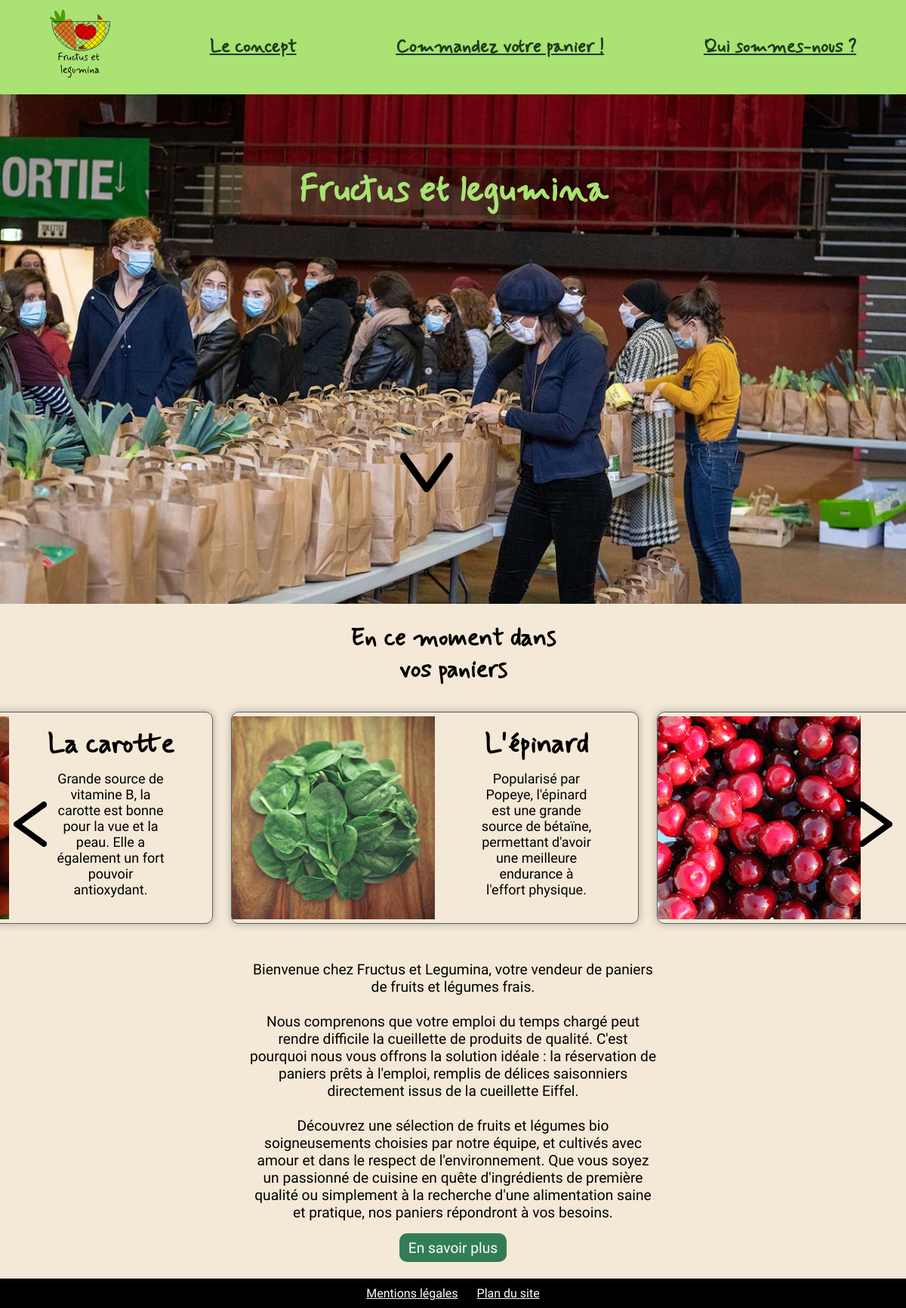
The page / on the database its author committed.
### tables this page shows
create table if not exists `203_ingredients` (
    `id_ingredient` bigint primary key auto_increment,
    `nom_ingredient` tinytext,
    `type` int,
     
    `saison` int,
     
    `description_ingredient` mediumtext
);

### index.php (the view, shortened to what this page needs)
<!DOCTYPE html>
<html lang="fr">
<head>
    <link rel="stylesheet" href="style.css">
</head>
<body>
    <header>
        <nav id="navigation">
            <a href="./index.php" class="logo" title="Lien pour aller vers l'accueil"><img src="./photos/logo.svg"
                    alt="Accueil"></a>
            <a href="./concept.php" title="Lien pour aller à la page concept">Le concept</a>
            <a href="./catalogue.php" title="Lien pour aller au catalogue">Commandez votre panier&nbsp;!</a>
            <a href="./quisommesnous.php" title="Lien pour aller à la page de présentation de l'équipe">Qui sommes-nous&nbsp;?</a>
        </nav>
        <div class="captioned-gallery" id="top">
            <div class="slider">
                <div>
                    <img src="./photos/photo-page-accueil-1.jpg" alt>
                </div>
            </div>
        </div>
        <h1 class="enTete">Fructus et legumina</h1>
        <a href="#contenu" title="Lien pour aller au contenu"><img src="./photos/fleche.svg" alt="Aller au contenu"
                width="70" class="appeleScroll"></a>
    </header>
    <h1 class="titre" id="contenu">En ce moment dans vos paniers</h1>
    <div class="sliderNouveautees">
        <div class="toutesNouveautees">
            <?php
            require('./bdconnect.php');
            $requete = "SELECT DISTINCT i.* FROM `zarka_resaweb`.`203_ingredients` i inner join `zarka_resaweb`.`203_ingredients_formule` fi on i.id_ingredient = fi.ext_id_ingredient inner join `zarka_resaweb`.`203_formules` f on fi.ext_id_formule = f.id_formule WHERE f.periode = MONTH(NOW());";
            $stmt = $db->query($requete);
            $result = $stmt->fetchAll(PDO::FETCH_ASSOC);
            for ($i = 0; $i < 6; $i++) {
                ?>
                <div class="nouveautee">
                    <img src="./photos/<?= $result[${"ingredient" . $i}]["id_ingredient"] ?>.jpg" alt="" width="50%">
                    <div class="texteNouveautee">
                        <h2>
                            <?= $result[${"ingredient" . $i}]["nom_ingredient"] ?>
                        </h2>
                        <p>
                            <?= $result[${"ingredient" . $i}]["description_ingredient"] ?>
                        </p>
                    </div>
                </div>
            <?php } ?>
        </div>
        <img src="./photos/fleche.svg" alt="" width="5%" class="sliderDroite">
        <img src="./photos/fleche.svg" alt="" width="5%" class="sliderGauche">
    </div>
    <p class="concept center">Bienvenue chez Fructus et Legumina, votre vendeur de paniers de fruits et légumes frais.
        <br><br>
        Nous comprenons que votre emploi du temps chargé peut rendre difficile la cueillette de produits de qualité.
        C'est pourquoi nous vous offrons la solution idéale : la réservation de paniers prêts à l'emploi, remplis de
        délices saisonniers directement issus de la cueillette Eiffel.
        <br><br>
        Découvrez une sélection de fruits et légumes bio soigneusements choisies par notre équipe, et cultivés avec amour et dans le respect de l'environnement. Que vous soyez un passionné de cuisine en quête d'ingrédients de première qualité ou
        simplement à la recherche d'une alimentation saine et pratique, nos paniers répondront à vos besoins.
        <br><br>
        <a href="./concept.php" class="lienFormule" title="redirection vers la page concept">En savoir plus</a>
    </p>
    <footer><a href="./mentionslegales.php" title="Lien pour aller aux mentions légales">Mentions légales</a><a
            href="./planSite.php" title="Lien pour aller au plan du site">Plan du site</a></footer>
</body>
</html>

### style.css (style rules this page uses)
*, *::before, *::after { box-sizing: border-box; }
html, body { width: 100%; margin: 0; font-family: 'Roboto', sans-serif; }
html { scroll-behavior: smooth; }
body { margin-top: 125px; background-color: #f4e9d7; }
p { font-size: 1.2rem; width: 60%; margin-right: auto; margin-left: auto; }
nav { top: 0; display: flex; background-color: #AAE273; position: fixed; z-index: 300; width: 100%; overflow: hidden; height: 125px; }
nav img { width: 80px; }
nav a { font-size: 1.5rem; text-align: center; color: #1E3C1D; font-weight: bold; align-self: center; transition: 0.8s; border-radius: 10px; margin: 5px auto; padding: 10px 15px; font-family: Mynerve, cursive; }
div.captioned-gallery { width: 100%; overflow: hidden; }
div.slider { position: relative; width: 500%; -webkit-animation: 15s slidy infinite; animation: 15s slidy infinite; display: flex; flex-wrap: wrap; }
div.slider div { width: 20%; height: auto; }
div.slider img { width: 100%; height: auto; }
.enTete { position: absolute; left: 50%; transform: translatex(-50%); top: 15.625vw; font-size: 4vw; color: #AAE273; background-color: rgba(0, 0, 0, 0.267); border-radius: 3px; padding: 1px 10px; align-self: center; font-family: Mynerve, cursive; }
.titre { margin-right: auto; margin-left: auto; width: 300px; text-align: center; font-size: 2rem; font-family: Mynerve, cursive; }
.sliderNouveautees { overflow: hidden; width: 100%; position: relative; }
.toutesNouveautees { display: flex; position: relative; left: -22.5%; transition: 1s; }
.nouveautee { border: rgb(96, 96, 96) solid 1px; width: 45%; border-radius: 10px; overflow: hidden; position: relative; box-shadow: 0px 0px 10px 1px rgba(119, 119, 119, 0.5); -moz-box-shadow: 0px 0px 10px 1px rgba(119, 119, 119, 0.5); -webkit-box-shadow: 0px 0px 10px 1px rgba(119, 119, 119, 0.5); flex-shrink: 0; margin: 1%; display: flex; align-items: center; text-align: center; margin-bottom: 30px; }
.nouveautee h2 { font-size: 3vw; font-family: Mynerve, cursive; margin-bottom: 10px; margin-top: 10px; }
.nouveautee p { padding: 5px; font-size: 1.5vw; margin-top: 0; padding-top: 0; }
.texteNouveautee { display: flex; flex-direction: column; align-items: center; justify-content: center; width: 50%; }
.appeleScroll { position: absolute; margin-left: -35px; left: 50%; top: 50vw; transform: translateX(-50%); -webkit-animation: 2s appeleScroll infinite; animation: 2s appeleScroll infinite; }
.sliderDroite { position: absolute; top: 50%; transform: translateY(-50%) rotate(-90deg); right: 10px; }
.sliderGauche { position: absolute; top: 50%; transform: translateY(-50%) rotate(90deg); left: 10px; }
.sliderDroite, .sliderGauche:hover { cursor: pointer; }
footer { background-color: black; padding: 10px; display: flex; justify-content: center; gap: 25px; }
footer a { color: white; display: block; }
.lienFormule { text-decoration: none; color: white; background-color: #327D58; cursor: pointer; border-radius: 10px; padding: 7.5px 12px; transition: 0.5s; width: -webkit-fit-content; width: -moz-fit-content; width: fit-content; text-align: center; }
.concept { width: 45%; margin-bottom: 30px; }
.center { text-align: center; }

### rows shown on the page
203_ingredients: nom_ingredient "La carotte", description_ingredient "Grande source de vitamine B, la carotte est bonne pour la vue et la peau. Elle a également un fort pouvoir antioxydant."
203_ingredients: nom_ingredient "L'épinard", description_ingredient "Popularisé par Popeye, l'épinard est une grande source de bétaïne, permettant d'avoir une meilleure endurance à l'effort physique."
